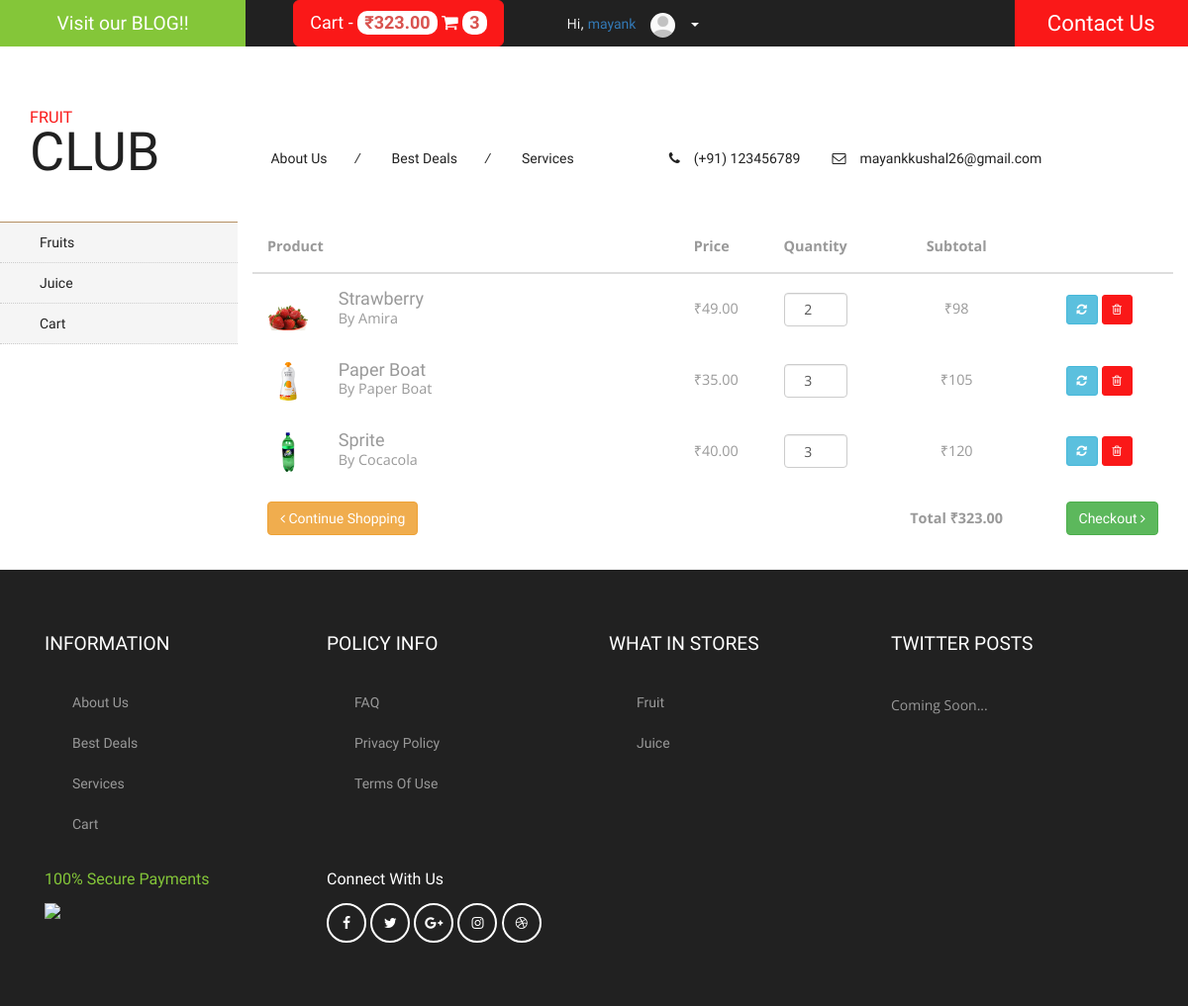
The app's page /cart (signed in) with its own data.
### fruitclub/models.py (models this page shows, shortened)
class Cart(models.Model):
	user = models.ForeignKey(User)
	product = models.ForeignKey(Product)
	quantity = models.IntegerField(default=0)

class Product(models.Model):
	category = models.ForeignKey(Category, related_name='category')
	name = models.CharField(max_length=300)
	company = models.ForeignKey(Company, related_name="company")
	description = models.CharField(max_length=500)
	date = models.DateTimeField(auto_now_add=True)
	price = models.DecimalField(default=0, max_digits=7, decimal_places=2)
	slug = models.SlugField()

class Profile(models.Model):
	user = models.OneToOneField(User, related_name="profile")
	first_name = models.CharField(max_length=30)
	last_name = models.CharField(max_length=30)
	picture = models.ImageField(default='empty-user-photo.png', upload_to='profile_pictures')
	mobile = models.IntegerField(null=True)

class ProductImage(models.Model):
	product = models.ForeignKey(Product, related_name='images')
	image = models.ImageField(null=True, upload_to='product_images')
	date = models.DateTimeField(auto_now_add=True)

class Company(models.Model):
    name = models.CharField(max_length=300)
    slug = models.SlugField()
    class Meta:
    	verbose_name_plural = 'Companies'

### fruitclub/views.py (the view)
# urls.py: url(r'^cart', views.cart, name='cart'),
def cart(request):
	product_list = Cart.objects.filter(user=request.user)
	context_dict = {'product_list':product_list}
	return render(request, 'fruitclub/cart.html', context_dict)

### fruitclub/templatetags/cart_tags.py (called while the page is built)
@register.simple_tag(takes_context=True)
def cart_count(context):
	request = context['request']
	count = 0
	if request.user.is_authenticated():
		count = Cart.objects.filter(user=request.user).count()
	return count

@register.simple_tag(takes_context=True)
def cart_amount(context):
	request = context['request']
	amount = 0
	if request.user.is_authenticated():
		cart = Cart.objects.filter(user=request.user)
		for product in cart:
			amount += product.product.price * product.quantity
	return amount

### templates/fruitclub/cart.html (shortened to what this page needs)
{% extends 'fruitclub/base.html' %}
{% load staticfiles %}
{% load cart_tags %}
{% block body_block %}
	<div class="container-fluid">
	<table id="cart" class="table table-hover table-condensed">
    				<thead>
						<tr>
							<th style="width:50%">Product</th>
							<th style="width:10%">Price</th>
							<th style="width:8%">Quantity</th>
							<th style="width:22%" class="text-center">Subtotal</th>
							<th style="width:10%"></th>
						</tr>
					</thead>
					<tbody>
					{% for product in product_list %}
						<tr>
							<td data-th="Product">
								<div class="row">
									{% with product.product.images.all|first as image %}
									<div class="col-sm-2 hidden-xs"><img src="{{ image.image.url }}" alt="..." class="img-responsive"/></div>
									{% endwith %}
									<div class="col-sm-10">
										<h4 class="nomargin">{{ product.product.name }}</h4>
										<p>By {{ product.product.company.name }}</p>
									</div>
								</div>
							</td>
							<td data-th="Price">&#8377;{{ product.product.price }}</td>
							<td data-th="Quantity">
								<input type="number" class="form-control text-center" id="prod{{ product.product.id }}" value="{{ product.quantity }}">
							</td>
							<td data-th="Subtotal" class="text-center">&#8377;{% widthratio product.quantity 1 product.product.price %}</td>
							<td class="actions" data-th="">
								<button class="btn btn-info btn-sm chng-qty" data-pid="{{ product.product.id }}"><i class="fa fa-refresh"></i></button>
								<button class="btn btn-danger btn-sm rem-item" data-pid="{{ product.product.id }}"><i class="fa fa-trash-o"></i></button>
							</td>
						</tr>
					{% endfor %}
					</tbody>
					<tfoot>
						<tr>
							<td><a href="{% url 'index' %}" class="btn btn-warning"><i class="fa fa-angle-left"></i> Continue Shopping</a></td>
							<td colspan="2" class="hidden-xs"></td>
							<td class="hidden-xs text-center"><strong>Total &#8377;{% cart_amount %}</strong></td>
							<td><a href="{% url 'checkout' %}" class="btn btn-success btn-block">Checkout <i class="fa fa-angle-right"></i></a></td>
						</tr>
					</tfoot>
				</table>
</div>
{% endblock %}

### templates/fruitclub/base.html (shortened to what this page needs)
<!DOCTYPE html>
{% load staticfiles %}
{% load cart_tags %}
<html>
<head>
<link href="https://maxcdn.bootstrapcdn.com/bootstrap/3.3.7/css/bootstrap.min.css" rel="stylesheet" type="text/css" media="all" />
<link href="{% static 'css/style.css' %}" rel="stylesheet" type="text/css" media="all" />
<link href="https://maxcdn.bootstrapcdn.com/font-awesome/4.7.0/css/font-awesome.min.css" rel="stylesheet" type="text/css" media="all" />
</head>
<body>
	<div class="agileits_header">
		<div class="w3l_offers">
			<a href="{% url 'blog:index' %}">Visit our BLOG!!</a>
		</div>
		<div class="product_list_header">
             <a href="{% url 'cart' %}" class="btn btn-lg btn-danger">Cart - <span class="badge">&#8377;{% cart_amount %}</span> <i class="fa fa-shopping-cart"></i> <span class="badge">{% cart_count %}</span></a>
		</div>
		<div class="w3l_header_right">
			<ul class="topbar list-inline">
			{% if user.is_authenticated  %}
				<li style="color:white;">Hi, <a href="{% url 'profile_page' %}">{{ request.user.profile.first_name }}</a></li>
				<li><a href="{% url 'profile_page' %}"><img class="topbar-profile img-circle" src="{{ request.user.profile.picture.url }}"/></a></li>
			{% else %}
				<li style="color:white;">Hi, Stranger</a></li>
				<li><img class="topbar-profile img-circle" src="{% static 'images/empty-user-photo.png' %}"/></li>
			{% endif %}
				<li class="dropdown profile_details_drop">
					<a href="#" class="dropdown-toggle" data-toggle="dropdown"><span class="caret"></span></a>
				</li>
			</ul>
		</div>
		<div class="w3l_header_right1">
			<h2><a href="#contactModal" data-toggle="modal">Contact Us</a></h2>
		</div>
		<div class="clearfix"> </div>
	</div>
	<div class="logo_products">
		<div class="container">
			<div class="w3ls_logo_products_left">
				<h1><a href="{% url 'index' %}"><span>Fruit</span> Club</a></h1>
			</div>
			<div class="w3ls_logo_products_left1">
				<ul class="special_items">
					<li><a href="{% url 'about' %}">About Us</a><i>/</i></li>
					<li><a href="#">Best Deals</a><i>/</i></li>
					<li><a href="#">Services</a></li>
				</ul>
			</div>
			<div class="w3ls_logo_products_left1">
				<ul class="phone_email">
					<li><i class="fa fa-phone" aria-hidden="true"></i>(+91) 123456789</li>
					<li><i class="fa fa-envelope-o" aria-hidden="true"></i><a href="mailto:mayankkushal26@gmail.com">mayankkushal26@gmail.com</a></li>
				</ul>
			</div>
			<div class="clearfix"> </div>
		</div>
	</div>
<div class="banner">
		<div class="w3l_banner_nav_left">
			<nav class="navbar nav_bottom">
				<div class="collapse navbar-collapse" id="bs-megadropdown-tabs">
					<ul class="nav navbar-nav nav_1">
						<li><a href="{% url 'category' category_slug='fruit' %}">Fruits</a></li>
						<li><a href="{% url 'category' category_slug='juice' %}">Juice</a></li>
						<li><a href="{% url 'cart' %}">Cart</a></li>
					</ul>
				 </div>
			</nav>
		</div>
		<div class="w3l_banner_nav_right">
			{% block body_block %}{% endblock %}
		</div>
		<div class="clearfix"></div>
	</div>
	<div class="footer">
		<div class="container">
			<div class="col-md-3 w3_footer_grid">
				<h3>information</h3>
				<ul class="w3_footer_grid_list">
					<li><a href="{% url 'about' %}">About Us</a></li>
					<li><a href="#">Best Deals</a></li>
					<li><a href="#">Services</a></li>
					<li><a href="{% url 'cart' %}">Cart</a></li>
				</ul>
			</div>
			<div class="col-md-3 w3_footer_grid">
				<h3>policy info</h3>
				<ul class="w3_footer_grid_list">
					<li><a href="faqs.html">FAQ</a></li>
					<li><a href="privacy.html">privacy policy</a></li>
					<li><a href="privacy.html">terms of use</a></li>
				</ul>
			</div>
			<div class="col-md-3 w3_footer_grid">
				<h3>what in stores</h3>
				<ul class="w3_footer_grid_list">
					<li><a href="{% url 'category' category_slug='fruit' %}">Fruit</a></li>
					<li><a href="{% url 'category' category_slug='juice' %}">Juice</a></li>
				</ul>
			</div>
			<div class="col-md-3 w3_footer_grid">
				<h3>twitter posts</h3>
				<ul class="w3_footer_grid_list1">
					<li>Coming Soon...</li>
				</ul>
			</div>
			<div class="clearfix"> </div>
			<div class="agile_footer_grids">
				<div class="col-md-3 w3_footer_grid agile_footer_grids_w3_footer">
					<div class="w3_footer_grid_bottom">
						<h4>100% secure payments</h4>
						<img src="{% static 'images/card.png' %}" alt=" " class="img-responsive" />
					</div>
				</div>
				<div class="col-md-3 w3_footer_grid agile_footer_grids_w3_footer">
					<div class="w3_footer_grid_bottom">
						<h5>connect with us</h5>
						<ul class="agileits_social_icons">
							<li><a href="#" class="facebook"><i class="fa fa-facebook" aria-hidden="true"></i></a></li>
							<li><a href="#" class="twitter"><i class="fa fa-twitter" aria-hidden="true"></i></a></li>
							<li><a href="#" class="google"><i class="fa fa-google-plus" aria-hidden="true"></i></a></li>
							<li><a href="#" class="instagram"><i class="fa fa-instagram" aria-hidden="true"></i></a></li>
							<li><a href="#" class="dribbble"><i class="fa fa-dribbble" aria-hidden="true"></i></a></li>
						</ul>
					</div>
				</div>
				<div class="clearfix"> </div>
			</div>
		</div>
	</div>
</body>
</html>

### records on screen
Cart: image (picture), product.name "Strawberry", product.company.name "Amira", product.price "49.00", quantity "2", quantity+product "98"
Cart: image (picture), product.name "Paper Boat", product.company.name "Paper Boat", product.price "35.00", quantity "3", quantity+product "105"
Cart: image (picture), product.name "Sprite", product.company.name "Cocacola", product.price "40.00", quantity "3", quantity+product "120"

### other values on screen
{{ request.user.profile.first_name }} "mayank"
